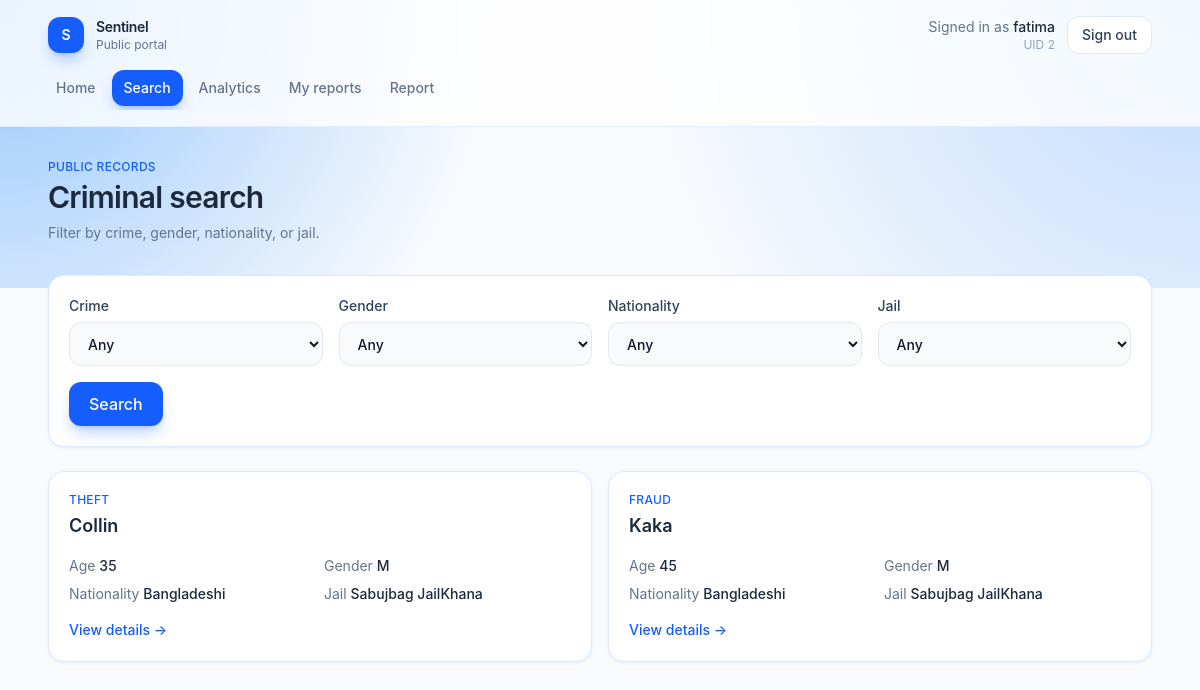
Before: /search (signed in) with the older database file.
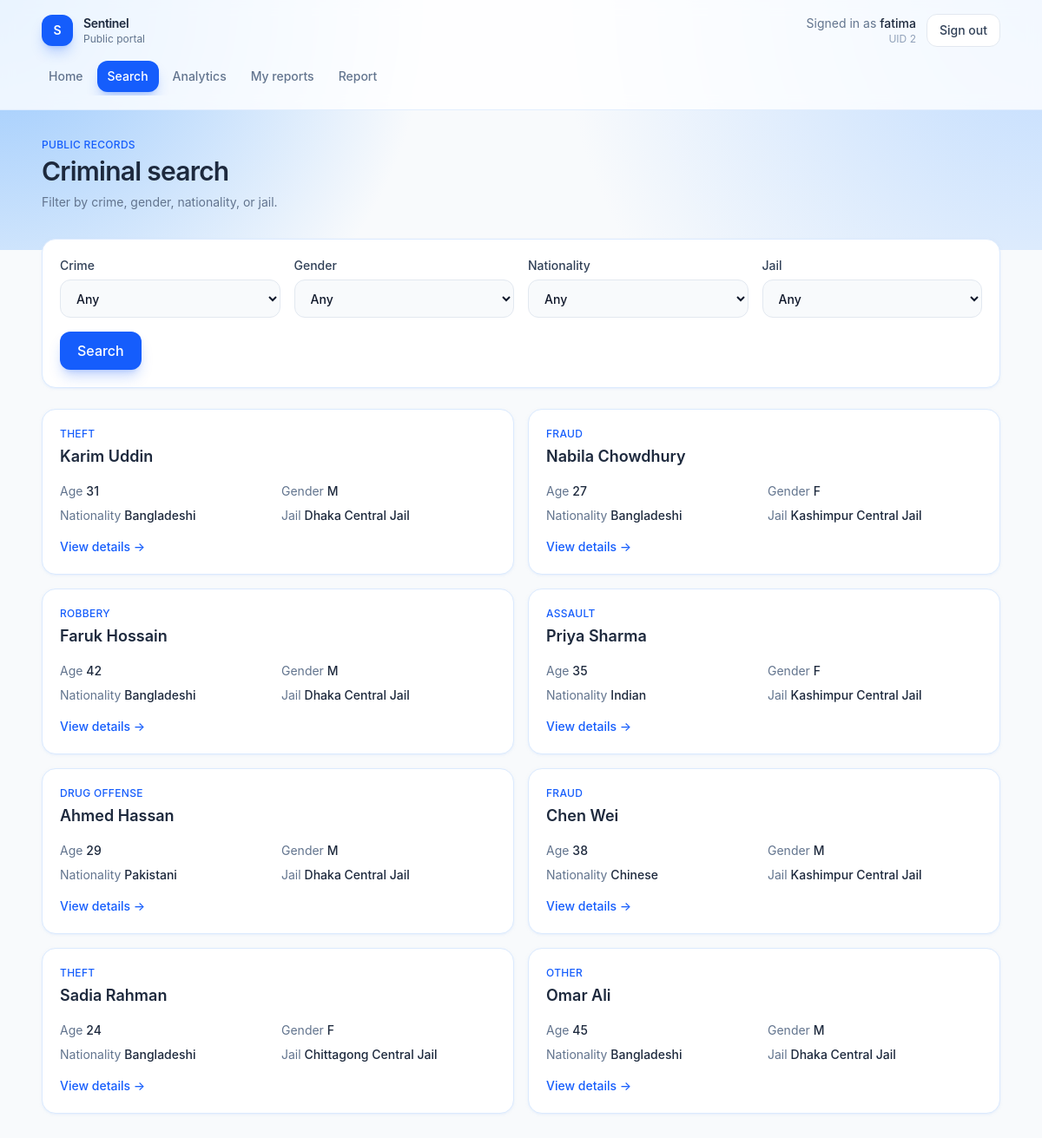
After: the same page with the newer database file.
### tables this page shows
CREATE TABLE Criminal (
    CID INTEGER PRIMARY KEY,
    Name TEXT NOT NULL,
    Age INTEGER,
    Crime TEXT,
    Height REAL,
    Gender TEXT,
    Nationality TEXT,
    JID INTEGER,
    time_sentenced TEXT,
    FOREIGN KEY (JID) REFERENCES Jail(JID)
);

CREATE TABLE Jail (
    JID INTEGER PRIMARY KEY,
    Name TEXT NOT NULL,
    Location TEXT,
    Capacity INTEGER
);

### app.py (the view)
@app.route("/search" , methods=["GET"])
def search_criminals():
    if not check_login():
                return redirect("/login")
    db = get_db()
    crimes = db.execute("SELECT DISTINCT Crime FROM CRIMINAL").fetchall()
    genders = db.execute("SELECT DISTINCT Gender FROM CRIMINAL").fetchall()
    nationalities = db.execute("SELECT DISTINCT Nationality FROM CRIMINAL").fetchall()
    jail = db.execute("SELECT * FROM JAIL").fetchall()
    crime = request.args.get("crime") or ""
    gender = request.args.get("gender") or ""
    nationality = request.args.get("nationality") or ""
    jail_id = request.args.get("jail_id") or ""
    query = "SELECT c.*, j.Name as jail_name FROM CRIMINAL c LEFT JOIN JAIL j ON c.JID = j.JID where 1=1"
    params = []
    if crime:
        query += " AND c.Crime = ?"
        params.append(crime)
    if gender:
        query += " AND c.Gender = ?"
        params.append(gender)
    if nationality:
        query += " AND c.Nationality = ?"
        params.append(nationality)
    if jail_id:
        query += " AND c.JID = ?"
        params.append(jail_id)
    criminals = db.execute(query, params).fetchall()
    filters = {
            "crime": crime,
            "gender": gender,
            "nationality": nationality,
            "jail_id": jail_id
        }
    return render_template("search.html", results=criminals, jails=jail, crimes=crimes, genders=genders, nationalities=nationalities, filters=filters)

### app.py (called while the page is built)
def get_db():
    if "db" not in g:
        g.db = sqlite3.connect(app.config["DATABASE"])
        g.db.row_factory = sqlite3.Row
    return g.db

def check_login():
    if session.get("loggedin_UID") is None:
        return False
    return True

@app.context_processor
def inject_current_user():
    uid = session.get("loggedin_UID")
    if not uid:
        return {"user_name": "Guest"}
    name = session.get("name")
    if not name:
        db = get_db()
        row = db.execute("SELECT name FROM USER WHERE UID = ?", (uid,)).fetchone()
        name = row["name"] if row else "Guest"
        session["name"] = name
    return {"user_name": name}

@app.after_request
def disable_cache(response):
    response.headers["Cache-Control"] = "no-store, no-cache, must-revalidate, max-age=0"
    response.headers["Pragma"] = "no-cache"
    response.headers["Expires"] = "0"
    return response

### templates/search.html (shortened to what this page needs)
{% extends "app.html" %}
{% set filters = filters if filters is defined else {"crime": "", "gender": "", "nationality": "", "jail_id": ""} %}
{% set crimes = crimes if crimes is defined else ["Theft", "Fraud", "Assault", "Robbery", "Drug offense", "Other"] %}
{% set nationalities = nationalities if nationalities is defined else ["Bangladeshi", "Other"] %}
{% set jails = jails if jails is defined else [{"JID": 1, "Name": "Dhaka Central Jail"}, {"JID": 2, "Name": "Kashimpur Central Jail"}] %}
{% set results = results if results is defined else [
    {"CID": 101, "Name": "Karim Uddin", "Age": 31, "Crime": "Theft", "Gender": "M", "Nationality": "Bangladeshi", "jail_name": "Dhaka Central Jail"},
    {"CID": 103, "Name": "Faruk Hossain", "Age": 42, "Crime": "Robbery", "Gender": "M", "Nationality": "Bangladeshi", "jail_name": "Dhaka Central Jail"},
] %}
{% block page %}
<div class="mb-8">
    {% if session.get("role") == "police" %}
    <a href="{{ url_for('criminals') }}" class="text-sm font-medium text-blue-600 hover:text-blue-700">← All profiles</a>
    <p class="mt-4 text-xs font-medium uppercase tracking-wide text-blue-600">Records</p>
    {% else %}
    <p class="text-xs font-medium uppercase tracking-wide text-blue-600">Public records</p>
    {% endif %}
    <h1 class="mt-1 text-3xl font-semibold tracking-tight text-slate-800">Criminal search</h1>
    <p class="mt-2 text-sm text-slate-500">Filter by crime, gender, nationality, or jail.</p>
</div>
<article class="rounded-2xl border border-blue-100 bg-white p-5 shadow-sm shadow-blue-100/50">
    <form action="{{ url_for('search_criminals') }}" method="get" class="grid gap-4 sm:grid-cols-2 lg:grid-cols-4">
        <label class="flex flex-col gap-1.5 text-sm font-medium text-slate-700">
            Crime
            <select name="crime" class="h-11 rounded-xl border border-slate-200 bg-slate-50 px-3.5 outline-none focus:border-blue-500 focus:bg-white focus:ring-4 focus:ring-blue-100">
                <option value="">Any</option>
            </select>
        </label>
        <label class="flex flex-col gap-1.5 text-sm font-medium text-slate-700">
            Gender
            <select name="gender" class="h-11 rounded-xl border border-slate-200 bg-slate-50 px-3.5 outline-none focus:border-blue-500 focus:bg-white focus:ring-4 focus:ring-blue-100">
                <option value="">Any</option>
            </select>
        </label>
        <label class="flex flex-col gap-1.5 text-sm font-medium text-slate-700">
            Nationality
            <select name="nationality" class="h-11 rounded-xl border border-slate-200 bg-slate-50 px-3.5 outline-none focus:border-blue-500 focus:bg-white focus:ring-4 focus:ring-blue-100">
                <option value="">Any</option>
            </select>
        </label>
        <label class="flex flex-col gap-1.5 text-sm font-medium text-slate-700">
            Jail
            <select name="jail_id" class="h-11 rounded-xl border border-slate-200 bg-slate-50 px-3.5 outline-none focus:border-blue-500 focus:bg-white focus:ring-4 focus:ring-blue-100">
                <option value="">Any</option>
            </select>
        </label>
        <div class="sm:col-span-2 lg:col-span-4">
            <button type="submit" class="h-11 rounded-xl bg-blue-600 px-5 font-medium text-white shadow-lg shadow-blue-600/25 transition hover:bg-blue-700">Search</button>
        </div>
    </form>
</article>
<section class="mt-6 grid gap-4 sm:grid-cols-2">
    {% if results %}
        {% for person in results %}
        <article class="rounded-2xl border border-blue-100 bg-white p-5 shadow-sm shadow-blue-100/50">
            <p class="text-xs font-medium uppercase tracking-wide text-blue-600">{{ person.Crime or "Unspecified" }}</p>
            <h2 class="mt-1 text-lg font-semibold text-slate-800">{{ person.Name }}</h2>
            <dl class="mt-4 grid grid-cols-2 gap-2 text-sm text-slate-500">
                <div>Age <span class="font-medium text-slate-800">{{ person.Age or "—" }}</span></div>
                <div>Gender <span class="font-medium text-slate-800">{{ person.Gender or "—" }}</span></div>
                <div>Nationality <span class="font-medium text-slate-800">{{ person.Nationality or "—" }}</span></div>
                <div>Jail <span class="font-medium text-slate-800">{{ person.jail_name or "—" }}</span></div>
            </dl>
            <a href="{{ url_for('criminal_detail', cid=person.CID) }}" class="mt-4 inline-flex text-sm font-medium text-blue-600 hover:text-blue-700">View details →</a>
        </article>
        {% endfor %}
    {% else %}
    <article class="rounded-2xl border border-blue-100 bg-white px-5 py-10 text-center text-sm text-slate-500 sm:col-span-2">
        No matching public records.
    </article>
    {% endif %}
</section>
{% endblock %}

### templates/app.html (shortened to what this page needs)
{% extends "layout.html" %}
{% set role = role|default(user.role if user is defined and user else session.get("role", "user")) %}
{% set user_name = user.name if user is defined and user else user_name %}
{% set path = request.path %}
{% block content %}
<div class="min-h-screen bg-slate-50">
    <div class="pointer-events-none absolute inset-x-0 top-0 h-72 bg-[radial-gradient(circle_at_top_left,_#93c5fd_0%,_transparent_40%),radial-gradient(circle_at_top_right,_#bfdbfe_0%,_transparent_45%)]"></div>
    <header class="relative border-b border-blue-100/80 bg-white/80 backdrop-blur">
        <div class="mx-auto flex max-w-6xl flex-col gap-4 px-4 py-4 sm:px-6">
            <div class="flex items-center justify-between">
                <a href="{{ url_for('dashboard') }}" class="flex items-center gap-3">
                    <span class="flex h-9 w-9 items-center justify-center rounded-xl bg-blue-600 text-sm font-semibold text-white shadow-lg shadow-blue-600/25">S</span>
                    <div>
                        <p class="text-sm font-semibold tracking-tight text-slate-800">Sentinel</p>
                        <p class="text-xs text-slate-500">{{ "Police desk" if role == "police" else "Public portal" }}</p>
                    </div>
                </a>
                <div class="flex items-center gap-3">
                    <div class="hidden text-right sm:block">
                        <p class="text-sm text-slate-500">Signed in as <span class="font-medium text-slate-800">{{ user_name }}</span></p>
                        <p class="text-xs text-slate-400">UID {{ session.get("loggedin_UID") }}</p>
                    </div>
                    <a href="{{ url_for('logout') }}" class="rounded-xl border border-slate-200 bg-white px-3.5 py-2 text-sm font-medium text-slate-700 transition hover:border-blue-200 hover:bg-blue-50 hover:text-blue-700">
                        Sign out
                    </a>
                </div>
            </div>
            <nav class="-mx-1 flex gap-1 overflow-x-auto pb-1 text-sm font-medium">
                {% macro nav_link(href, label, active) %}
                <a
                    href="{{ href }}"
                    class="whitespace-nowrap rounded-xl px-3 py-2 transition {% if active %}bg-blue-600 text-white shadow-lg shadow-blue-600/25{% else %}text-slate-500 hover:bg-blue-50 hover:text-blue-700{% endif %}"
                >{{ label }}</a>
                {% endmacro %}
                {% if role == "police" %}
                    {{ nav_link(url_for("dashboard"), "Dashboard", path == "/dashboard") }}
                    {{ nav_link(url_for("criminals"), "Criminals", path.startswith("/criminals")) }}
                    {{ nav_link(url_for("search_criminals"), "Search", path.startswith("/search")) }}
                    {{ nav_link(url_for("jails"), "Jails", path.startswith("/jails")) }}
                    {% if session.get("issupervisor") %}
                    {{ nav_link(url_for("officers"), "Officers", path.startswith("/officers")) }}
                    {% endif %}
                    {{ nav_link(url_for("analytics"), "Analytics", path.startswith("/analytics")) }}
                    {{ nav_link(url_for("incidents"), "Cases", path.startswith("/incidents")) }}
                    {{ nav_link(url_for("report_incident"), "Report", path.startswith("/report")) }}
                {% else %}
                    {{ nav_link(url_for("dashboard"), "Home", path == "/dashboard") }}
                    {{ nav_link(url_for("search_criminals"), "Search", path.startswith("/search")) }}
                    {{ nav_link(url_for("analytics"), "Analytics", path.startswith("/analytics")) }}
                    {{ nav_link(url_for("victim_cases"), "My reports", path.startswith("/my-cases")) }}
                    {{ nav_link(url_for("report_incident"), "Report", path.startswith("/report")) }}
                {% endif %}
            </nav>
        </div>
    </header>
    <main class="relative mx-auto max-w-6xl px-4 py-8 sm:px-6">
        {% block page %}{% endblock %}
    </main>
</div>
{% endblock %}

### templates/layout.html (shortened to what this page needs)
<!DOCTYPE html>
<html lang="en">
<head>
    <link rel="stylesheet" href="{{ url_for('static', filename='output.css') }}">
</head>
<body class="min-h-screen bg-slate-50 text-slate-800 antialiased">
    {% block content %}{% endblock %}
</body>
</html>

Changed rows visible on the page:
changed Criminal: Name "Collin" → "Karim Uddin"; Age "35" → "31"; Name "Sabujbag JailKhana" → "Dhaka Central Jail"
changed Criminal: Name "Kaka" → "Nabila Chowdhury"; Age "45" → "27"; Gender "M" → "F"; Name "Sabujbag JailKhana" → "Kashimpur Central Jail"
added Criminal: Crime "ROBBERY", Name "Faruk Hossain", Age "42", Gender "M", Nationality "Bangladeshi", Name "Dhaka Central Jail"
added Criminal: Crime "ASSAULT", Name "Priya Sharma", Age "35", Gender "F", Nationality "Indian", Name "Kashimpur Central Jail"
added Criminal: Crime "DRUG OFFENSE", Name "Ahmed Hassan", Age "29", Gender "M", Nationality "Pakistani", Name "Dhaka Central Jail"
added Criminal: Crime "FRAUD", Name "Chen Wei", Age "38", Gender "M", Nationality "Chinese", Name "Kashimpur Central Jail"
added Criminal: Crime "THEFT", Name "Sadia Rahman", Age "24", Gender "F", Nationality "Bangladeshi", Name "Chittagong Central Jail"
added Criminal: Crime "OTHER", Name "Omar Ali", Age "45", Gender "M", Nationality "Bangladeshi", Name "Dhaka Central Jail"
